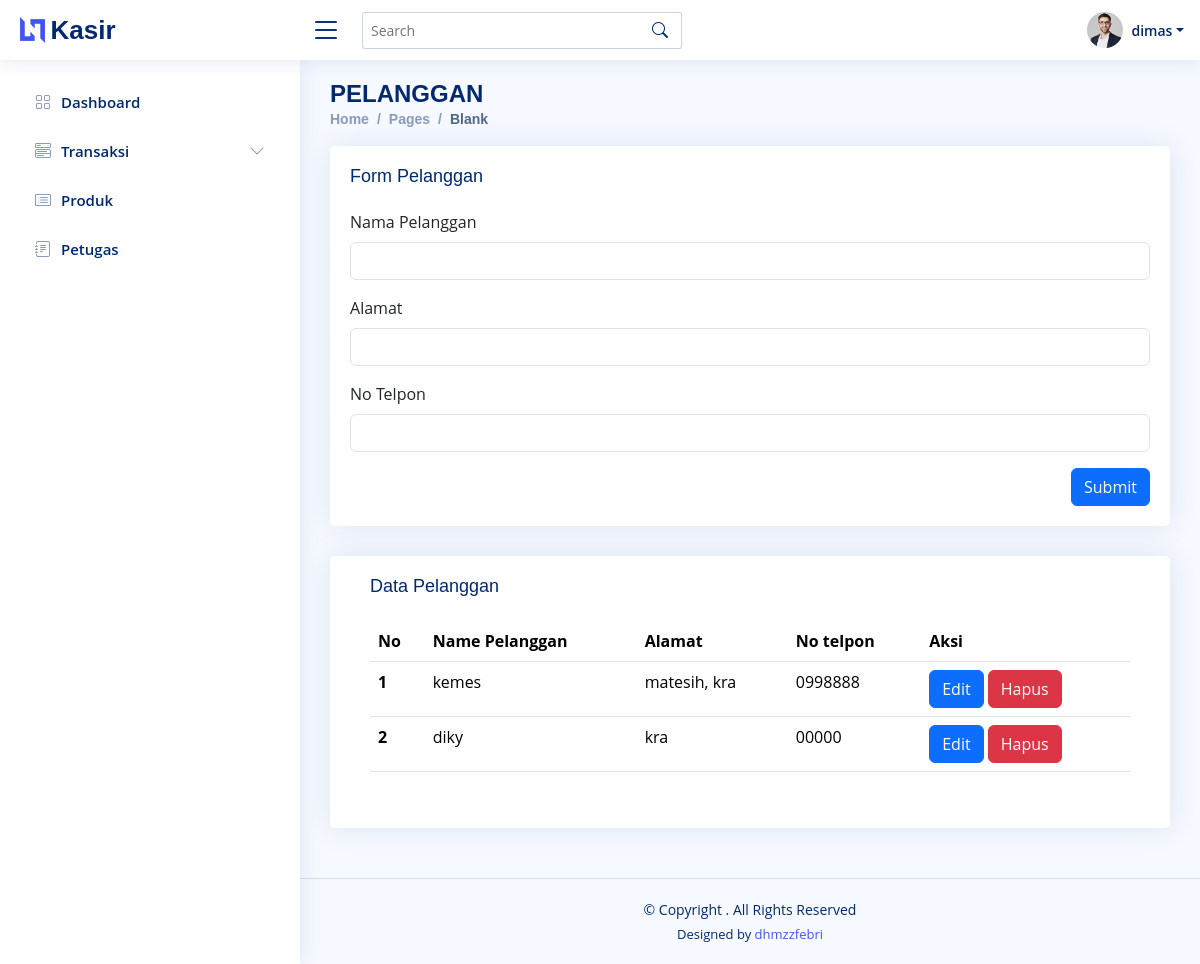
Page /pelanggan.php (signed in) on the committed database.
### tables this page shows
CREATE TABLE `pelanggan` (
  `id_plg` int(11) NOT NULL,
  `nama_plg` varchar(30) NOT NULL,
  `alamat` varchar(30) NOT NULL,
  `no_tlp` varchar(20) NOT NULL
);

### pelanggan.php (the view, shortened to what this page needs)
<?php
require_once('koneksi.php');
?>
<!DOCTYPE html>
<html lang="en">
<head>
  <?php
  require_once('layout/css.php');
  ?>
</head>
<body>
  <header id="header" class="header fixed-top d-flex align-items-center">
    <?php
require_once('layout/navbar.php');
    ?>
  </header>
  <?php
  require_once('layout/sidebar.php');
  ?>
  <main id="main" class="main">
    <div class="pagetitle">
      <h1>PELANGGAN</h1>
      <nav>
        <ol class="breadcrumb">
          <li class="breadcrumb-item"><a href="index.html">Home</a></li>
          <li class="breadcrumb-item">Pages</li>
          <li class="breadcrumb-item active">Blank</li>
        </ol>
      </nav>
    </div>
    <section class="section">
      <div class="row">
        <div class="col-lg-12">
          <div class="card">
            <div class="card-body">
              <h5 class="card-title"> Form Pelanggan</h5>
              <form class="row g-3" action="function_pelanggan.php" method="post">
                <div class="col-12">
                  <label for="yourPassword" class="form-label">Nama Pelanggan</label>
                  <input type="text" name="nama_plg" class="form-control" id="yourPassword" required>
                </div>
                <div class="col-12">
                  <label for="inputEmail4" class="form-label">Alamat</label>
                  <input type="text" class="form-control" name="alamat" id="inputEmail4">
                </div>
                <div class="col-12">
                  <label for="inputPassword4" class="form-label">No Telpon</label>
                  <input type="number" class="form-control" name="no_tlp" id="inputPassword4" require>
                </div>
                <div class="text-end">
                  <button type="submit" class="btn btn-primary" name="tmbh_plg">Submit</button>
                </div>
              </form>
            </div>
          </div>
        </div>
        <div class="col-lg-12">
          <div class="card">
            <div class="card-body">
            <div class="card-body">
              <h5 class="card-title">Data Pelanggan</h5>
                <table class="table">
                  <thead>
                    <tr>
                      <th scope="col">No</th>
                      <th scope="col">Name Pelanggan</th>
                      <th scope="col">Alamat</th>
                      <th scope="col">No telpon</th>
                      <th scope="col">Aksi</th>
                    </tr>
                  </thead>
                  <?php
                  $no=1;
                  $tampil = mysqli_query($conn,"SELECT * FROM pelanggan");
                  while ($data = mysqli_fetch_array($tampil)){
                    $id = $data['id_plg'];
                    $nama = $data['nama_plg'];
                    $alamat = $data['alamat'];
                    $no_tlp = $data['no_tlp'];
                  ?>
                  <tbody>
                    <tr>
                      <th scope="row"><?=$no++?></th>
                      <td><?=$nama?></td>
                      <td><?=$alamat?></td>
                      <td><?=$no_tlp?></td>
                      <td>
                        <button type="button" class="btn btn-primary" data-bs-toggle="modal" data-bs-target="#edit<?=$id?>">
                          Edit
                        </button>
                        <a href="function_pelanggan.php?hps_plg=<?=$id?>" type="button" class="btn btn-danger">Hapus</a>
                      </td>
                    </tr>
                  </tbody>
                  <?php } ?>
                </table>
            </div>
            </div>
          </div>
            </div>
          </div>
    </section>
  </main>
  <?php
  require_once('layout/footer.php');
  ?>
</body>
</html>

### assets/css/style.css (style rules this page uses)
:root { scroll-behavior: smooth; }
body { font-family: "Open Sans", sans-serif; background: #f6f9ff; color: #444444; }
a { color: #4154f1; text-decoration: none; }
h1, h2, h3, h4, h5, h6 { font-family: "Nunito", sans-serif; }
#main { margin-top: 60px; padding: 20px 30px; transition: all 0.3s; }
.pagetitle { margin-bottom: 10px; }
.pagetitle h1 { font-size: 24px; margin-bottom: 0; font-weight: 600; color: #012970; }
.card { margin-bottom: 30px; border: none; border-radius: 5px; box-shadow: 0px 0 30px rgba(1, 41, 112, 0.1); }
.card-title { padding: 20px 0 15px 0; font-size: 18px; font-weight: 500; color: #012970; font-family: "Poppins", sans-serif; }
.card-body { padding: 0 20px 20px 20px; }
.breadcrumb { font-size: 14px; font-family: "Nunito", sans-serif; color: #899bbd; font-weight: 600; }
.breadcrumb a { color: #899bbd; transition: 0.3s; }
.breadcrumb .breadcrumb-item::before { color: #899bbd; }
.breadcrumb .active { color: #51678f; font-weight: 600; }
.header { transition: all 0.5s; z-index: 997; height: 60px; box-shadow: 0px 2px 20px rgba(1, 41, 112, 0.1); background-color: #fff; padding-left: 20px; }
@media (min-width: 1200px) { #main, #footer { margin-left: 300px; } }

### rows in the picture
pelanggan: nama_plg "kemes", alamat "matesih, kra", no_tlp "0998888"
pelanggan: nama_plg "diky", alamat "kra", no_tlp "00000"

### other values in the picture
$_SESSION['nama'] "dimas"
